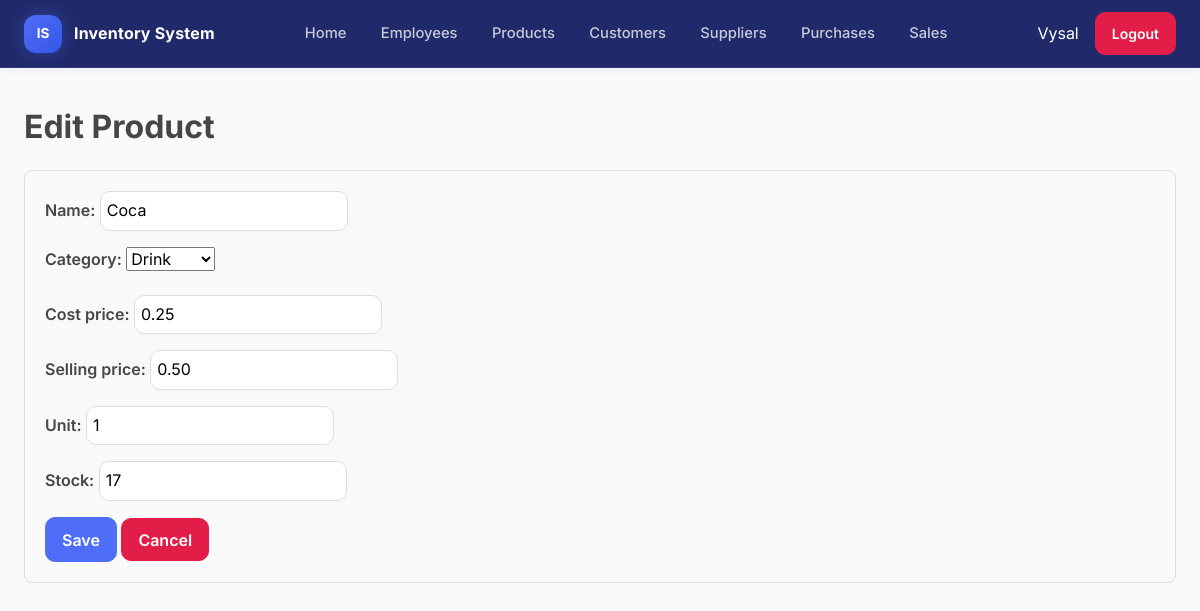
The page /products/1/edit/ (signed in) on the database its author committed.
### products/models.py (models this page shows, shortened)
class Product(models.Model):
    name = models.CharField(max_length=100)
    category = models.ForeignKey(
        Category, on_delete=models.PROTECT, related_name="products"
    )
    cost_price = models.DecimalField(max_digits=10, decimal_places=2)
    selling_price = models.DecimalField(max_digits=10, decimal_places=2)
    unit = models.CharField(max_length=50)
    stock = models.PositiveIntegerField(default=0)
    class Meta:
        ordering = ["name"]

class Category(models.Model):
    name = models.CharField(max_length=100, unique=True)
    created_at = models.DateTimeField(auto_now_add=True)
    class Meta:
        ordering = ["name"]
        verbose_name_plural = "categories"
    def __str__(self) -> str:
        return self.name

### products/views.py (the view)
# urls.py: path("products/<int:pk>/edit/", views.product_update, name="product_update"),
@login_required
def product_update(request, pk):
    product = get_object_or_404(Product, pk=pk)
    form = ProductForm(request.POST or None, instance=product)
    if form.is_valid():
        form.save()
        return redirect("product_list")
    return render(request, "products/product_form.html", {"form": form})

### products/forms.py
class ProductForm(forms.ModelForm):
    class Meta:
        model = Product
        fields = ["name", "category", "cost_price", "selling_price", "unit", "stock"]

### templates/products/product_form.html (shortened to what this page needs)
{% extends "base.html" %}
{% block content %}
<div class="container">
  <h2>{% if form.instance.pk %}Edit{% else %}Add{% endif %} Product</h2>
  <form method="post" class="form mt-4">
    {{ form.as_p }}
    <button type="submit" class="btn btn-primary">Save</button>
    <a href="{% url 'product_list' %}" class="btn btn-link">Cancel</a>
  </form>
</div>
{% endblock %}

### templates/partials/_navbar.html (shortened to what this page needs)
{% load static %}
 <nav class="navbar" role="navigation" aria-label="Main navigation">
    <a class="brand" href="{% url 'dashboard_home' %}">
      <div class="logo">IS</div>
      <span class="app-name">Inventory System</span>
    </a>
    <ul class="links" role="list">
      <li><a class="nav-link" href="{% url 'dashboard_home' %}">Home</a></li>
      <li><a class="nav-link" href="{% url 'employee_list' %}">Employees</a></li>
      <li><a class="nav-link" href="{% url 'product_list' %}">Products</a></li>
      <li><a class="nav-link" href="{% url 'customer_list' %}">Customers</a></li>
      <li><a class="nav-link" href="{% url 'supplier_list' %}">Suppliers</a></li>
      <li><a class="nav-link" href="{% url 'purchase_list' %}">Purchases</a></li>
      <li><a class="nav-link" href="{% url 'order_list' %}">Sales</a></li>
    </ul>
    <div class="actions">
      {% if user.is_authenticated %}
        <span class="me-2 text-white">{{ user.username }}</span>
        <form method="post" action="{% url 'logout' %}" class="d-inline">
          <button type="submit" class="btn btn-sm btn-danger d-none d-lg-inline-block">Logout</button>
        </form>
      {% else %}
        <a href="{% url 'login' %}" class="btn btn-sm btn-primary d-none d-lg-inline-block">Login</a>
      {% endif %}
    </div>
  </nav>

### static/css/style.css (style rules this page uses)
:root { --primary: #4f6ef7; --primary-dark: #3555e6; --primary-soft: rgba(79, 110, 247, 0.12); --success: #16a34a; --danger: #e11d48; --warning: #f59e0b; --info: #0ea5e9; --nav-bg1: #ffffff; --nav-bg: #040f57e1; --nav-border: rgba(255, 255, 255, 0.08); --nav-link: rgba(255, 255, 255, 0.75); --nav-link-hover: #ffffff; --body-bg: #f8fafc; --surface: #ffffff; --surface-2: #f1f5f9; --text: #474646; --text-muted: #1a1a1a; --border: #e2e8f0; --radius: 14px; --radius-sm: 10px; --shadow-sm: 0 2px 8px rgba(15, 23, 42, 0.06); --shadow-md: 0 10px 30px rgba(15, 23, 42, 0.08); --navbar-height: 68px; --font-main: 'Inter', -apple-system, BlinkMacSystemFont, 'Segoe UI', sans-serif; }
* { box-sizing: border-box; }
html { scroll-behavior: smooth; }
body { margin: 0; padding: 0; font-family: var(--font-main); background: var(--body-bg); color: var(--text); line-height: 1.6; }
a { color: inherit; }
h1, h2, h3, h4, h5, h6 { font-weight: 700; color: var(--text); margin-top: 0; }
p { color: var(--text-muted); }
.container, .container-fluid { padding-top: 1rem; padding-bottom: 1rem; }
.navbar { display: flex; align-items: center; justify-content: space-between; gap: 1rem; height: var(--navbar-height); padding: 0 1.5rem; background: var(--nav-bg); border-bottom: 1px solid var(--nav-border); position: sticky; width: 100% !important; top: 0; z-index: 1000; box-shadow: var(--shadow-sm); }
.brand { display: flex; align-items: center; gap: 0.75rem; text-decoration: none; flex-shrink: 0; }
.logo { width: 38px; height: 38px; border-radius: 12px; background: linear-gradient(135deg, var(--primary), var(--primary-dark)); color: white; display: flex; align-items: center; justify-content: center; font-size: 0.85rem; font-weight: 700; box-shadow: 0 0px 18px rgba(79, 110, 247, 0.35); }
.app-name { font-size: 1rem; font-weight: 700; color: #ffffff; letter-spacing: 0.2px; }
.links { display: flex; align-items: center; gap: 0.35rem; list-style: none; margin: 0; padding: 0; }
.nav-link { display: flex; align-items: center; gap: 0.5rem; padding: 0.55rem 0.9rem; border-radius: 10px; color: var(--nav-link); text-decoration: none; font-size: 0.92rem; font-weight: 500; transition: all 0.2s ease; }
.actions { display: flex; align-items: center; gap: 0.5rem; flex-shrink: 0; }
label, .form-label { font-weight: 600; color: var(--text); margin-bottom: 0.35rem; }
.btn { border-radius: 10px; font-weight: 600; padding: 0.6rem 1rem; transition: all 0.2s ease; }
.btn-primary { background: var(--primary); border-color: var(--primary); }
.btn-danger { background: var(--danger); border-color: var(--danger); }
.btn-link { display: inline-block; background: var(--danger); border: 1px solid var(--danger); color: #ffffff; padding: 0.55rem 1rem; border-radius: 10px; font-weight: 600; text-decoration: none; }
.container, .container-fluid { width: 100%; max-width: 100%; margin: 0 auto; }
.form { background-color: #f9f9f9; padding: 20px; border-radius: 8px; border: 1px solid #ddd; }
input { border-radius: 10px; border: 1px solid #ddd; padding: 6px; }
label { margin-bottom: 6px; }

### rows shown on the page
Product: name "Coca", category "Drink", cost_price "0.25", selling_price "0.50", unit "1", stock "17"

### other values the page prints
{{ user.username }} "Vysal"
